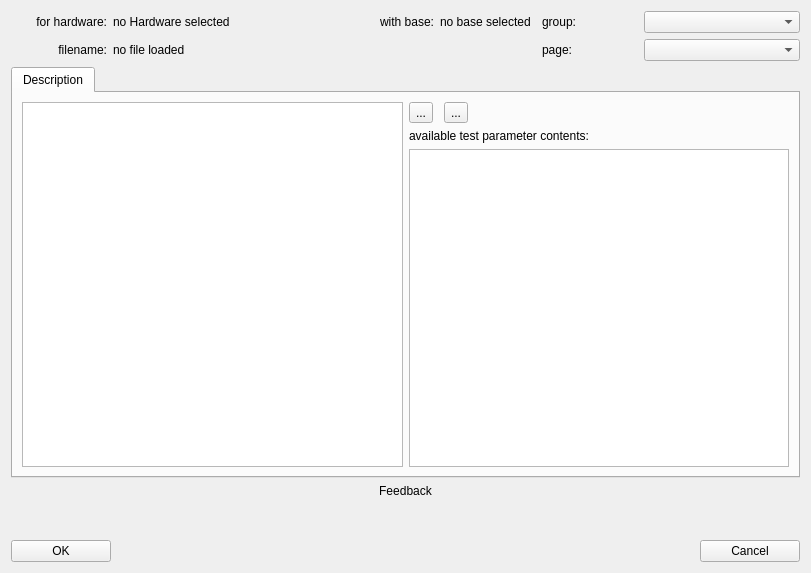
<?xml version="1.0" encoding="UTF-8"?>
<ui version="4.0">
 <class>NewTestWizard</class>
 <widget class="QDialog" name="NewTestWizard">
  <property name="geometry">
   <rect>
    <x>0</x>
    <y>0</y>
    <width>811</width>
    <height>573</height>
   </rect>
  </property>
  <property name="sizePolicy">
   <sizepolicy hsizetype="Minimum" vsizetype="Minimum">
    <horstretch>0</horstretch>
    <verstretch>0</verstretch>
   </sizepolicy>
  </property>
  <property name="minimumSize">
   <size>
    <width>734</width>
    <height>400</height>
   </size>
  </property>
  <property name="maximumSize">
   <size>
    <width>16777215</width>
    <height>16777215</height>
   </size>
  </property>
  <property name="windowTitle">
   <string>Dialog</string>
  </property>
  <layout class="QGridLayout" name="gridLayout_3">
   <item row="0" column="0">
    <layout class="QGridLayout" name="gridLayout_2">
     <item row="0" column="0">
      <widget class="QLabel" name="label_6">
       <property name="text">
        <string>for hardware:</string>
       </property>
       <property name="alignment">
        <set>Qt::AlignRight|Qt::AlignTrailing|Qt::AlignVCenter</set>
       </property>
      </widget>
     </item>
     <item row="0" column="1">
      <widget class="QLabel" name="ForHardwareSetup">
       <property name="minimumSize">
        <size>
         <width>44</width>
         <height>0</height>
        </size>
       </property>
       <property name="text">
        <string>no Hardware selected</string>
       </property>
      </widget>
     </item>
     <item row="0" column="2" colspan="2">
      <widget class="QLabel" name="label_7">
       <property name="text">
        <string>with base:</string>
       </property>
       <property name="alignment">
        <set>Qt::AlignRight|Qt::AlignTrailing|Qt::AlignVCenter</set>
       </property>
      </widget>
     </item>
     <item row="0" column="4">
      <widget class="QLabel" name="WithBase">
       <property name="minimumSize">
        <size>
         <width>62</width>
         <height>0</height>
        </size>
       </property>
       <property name="text">
        <string>no base selected</string>
       </property>
      </widget>
     </item>
     <item row="0" column="5">
      <widget class="QLabel" name="label_5">
       <property name="minimumSize">
        <size>
         <width>51</width>
         <height>0</height>
        </size>
       </property>
       <property name="maximumSize">
        <size>
         <width>100</width>
         <height>16777215</height>
        </size>
       </property>
       <property name="text">
        <string>group:</string>
       </property>
      </widget>
     </item>
     <item row="0" column="6">
      <widget class="QComboBox" name="group_combo">
       <property name="minimumSize">
        <size>
         <width>156</width>
         <height>0</height>
        </size>
       </property>
      </widget>
     </item>
     <item row="1" column="0">
      <widget class="QLabel" name="label_8">
       <property name="text">
        <string>filename:</string>
       </property>
       <property name="alignment">
        <set>Qt::AlignRight|Qt::AlignTrailing|Qt::AlignVCenter</set>
       </property>
      </widget>
     </item>
     <item row="1" column="1">
      <widget class="QLabel" name="ForFilename">
       <property name="text">
        <string>no file loaded</string>
       </property>
      </widget>
     </item>
     <item row="1" column="6">
      <widget class="QComboBox" name="ForExcelPages"/>
     </item>
     <item row="1" column="5">
      <widget class="QLabel" name="label_9">
       <property name="minimumSize">
        <size>
         <width>51</width>
         <height>0</height>
        </size>
       </property>
       <property name="maximumSize">
        <size>
         <width>100</width>
         <height>16777215</height>
        </size>
       </property>
       <property name="text">
        <string>page:</string>
       </property>
       <property name="alignment">
        <set>Qt::AlignLeading|Qt::AlignLeft|Qt::AlignVCenter</set>
       </property>
      </widget>
     </item>
    </layout>
   </item>
   <item row="1" column="0">
    <widget class="QTabWidget" name="testTabs">
     <property name="enabled">
      <bool>true</bool>
     </property>
     <property name="currentIndex">
      <number>0</number>
     </property>
     <widget class="QWidget" name="descriptionTab">
      <attribute name="title">
       <string>Description</string>
      </attribute>
      <layout class="QGridLayout" name="gridLayout">
       <item row="0" column="0">
        <layout class="QHBoxLayout" name="horizontalLayout_2">
         <item>
          <widget class="QTableWidget" name="table"/>
         </item>
         <item>
          <layout class="QVBoxLayout" name="verticalLayout">
           <item>
            <layout class="QHBoxLayout" name="horizontalLayout">
             <item>
              <widget class="QToolButton" name="mapping_load">
               <property name="text">
                <string>...</string>
               </property>
              </widget>
             </item>
             <item>
              <spacer name="horizontalSpacer_2">
               <property name="orientation">
                <enum>Qt::Horizontal</enum>
               </property>
               <property name="sizeType">
                <enum>QSizePolicy::Maximum</enum>
               </property>
               <property name="sizeHint" stdset="0">
                <size>
                 <width>5</width>
                 <height>20</height>
                </size>
               </property>
              </spacer>
             </item>
             <item>
              <widget class="QToolButton" name="mapping_save">
               <property name="text">
                <string>...</string>
               </property>
              </widget>
             </item>
             <item>
              <spacer name="horizontalSpacer_3">
               <property name="orientation">
                <enum>Qt::Horizontal</enum>
               </property>
               <property name="sizeHint" stdset="0">
                <size>
                 <width>40</width>
                 <height>20</height>
                </size>
               </property>
              </spacer>
             </item>
            </layout>
           </item>
           <item>
            <widget class="QLabel" name="label_10">
             <property name="text">
              <string>available test parameter contents:</string>
             </property>
            </widget>
           </item>
           <item>
            <widget class="QListWidget" name="MappingList"/>
           </item>
          </layout>
         </item>
        </layout>
       </item>
      </layout>
     </widget>
    </widget>
   </item>
   <item row="2" column="0">
    <widget class="QLabel" name="Feedback">
     <property name="minimumSize">
      <size>
       <width>600</width>
       <height>0</height>
      </size>
     </property>
     <property name="text">
      <string>Feedback</string>
     </property>
     <property name="alignment">
      <set>Qt::AlignCenter</set>
     </property>
    </widget>
   </item>
   <item row="3" column="0">
    <widget class="QLabel" name="edit_feedback">
     <property name="minimumSize">
      <size>
       <width>0</width>
       <height>30</height>
      </size>
     </property>
     <property name="text">
      <string/>
     </property>
     <property name="alignment">
      <set>Qt::AlignCenter</set>
     </property>
    </widget>
   </item>
   <item row="4" column="0">
    <layout class="QHBoxLayout" name="horizontalLayout_3">
     <item>
      <widget class="QPushButton" name="OKButton">
       <property name="minimumSize">
        <size>
         <width>100</width>
         <height>0</height>
        </size>
       </property>
       <property name="text">
        <string>OK</string>
       </property>
       <property name="autoDefault">
        <bool>false</bool>
       </property>
      </widget>
     </item>
     <item>
      <spacer name="horizontalSpacer">
       <property name="orientation">
        <enum>Qt::Horizontal</enum>
       </property>
       <property name="sizeHint" stdset="0">
        <size>
         <width>40</width>
         <height>20</height>
        </size>
       </property>
      </spacer>
     </item>
     <item>
      <widget class="QPushButton" name="CancelButton">
       <property name="minimumSize">
        <size>
         <width>100</width>
         <height>0</height>
        </size>
       </property>
       <property name="text">
        <string>Cancel</string>
       </property>
       <property name="autoDefault">
        <bool>false</bool>
       </property>
      </widget>
     </item>
    </layout>
   </item>
  </layout>
 </widget>
 <resources/>
 <connections/>
</ui>
